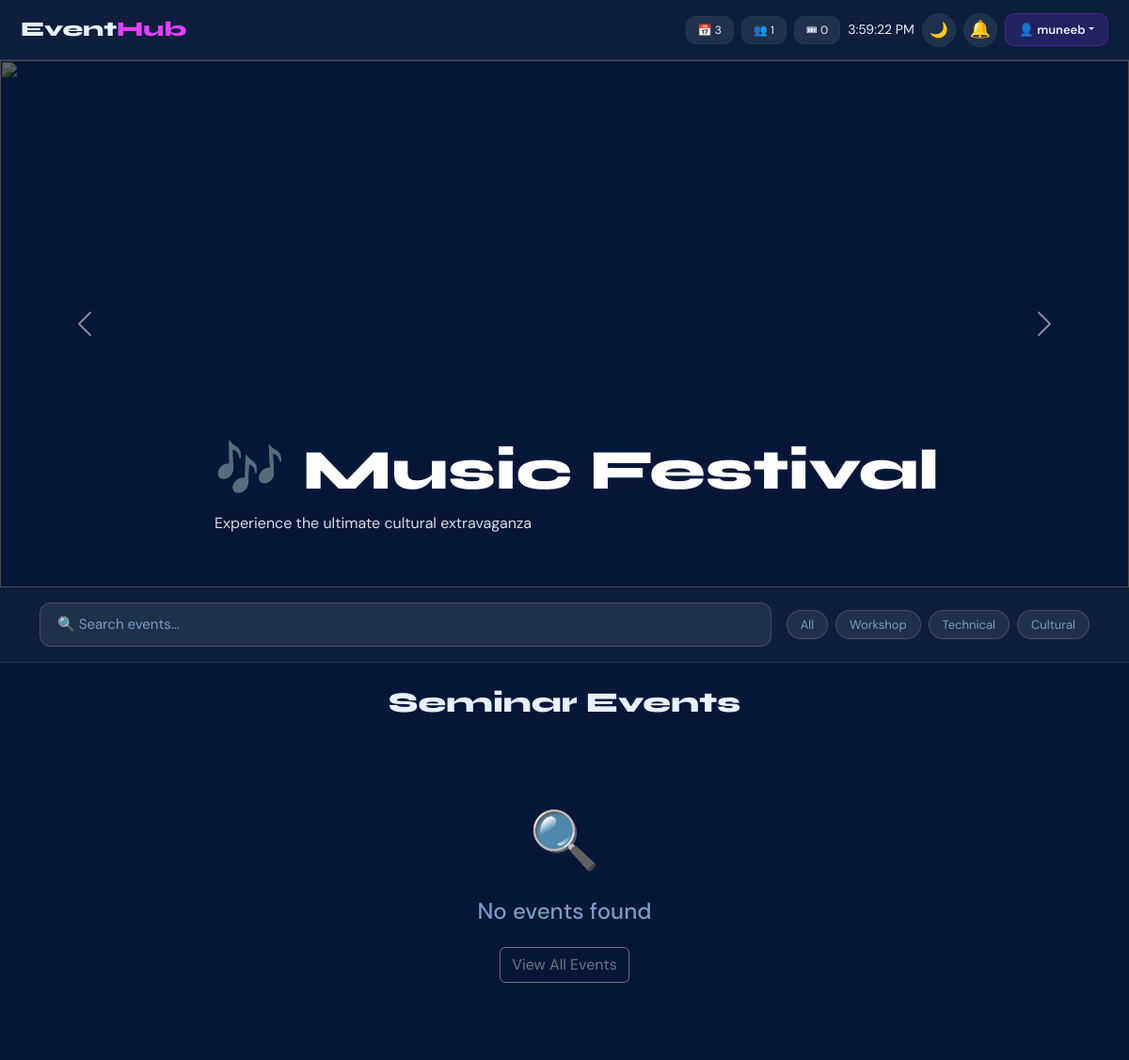
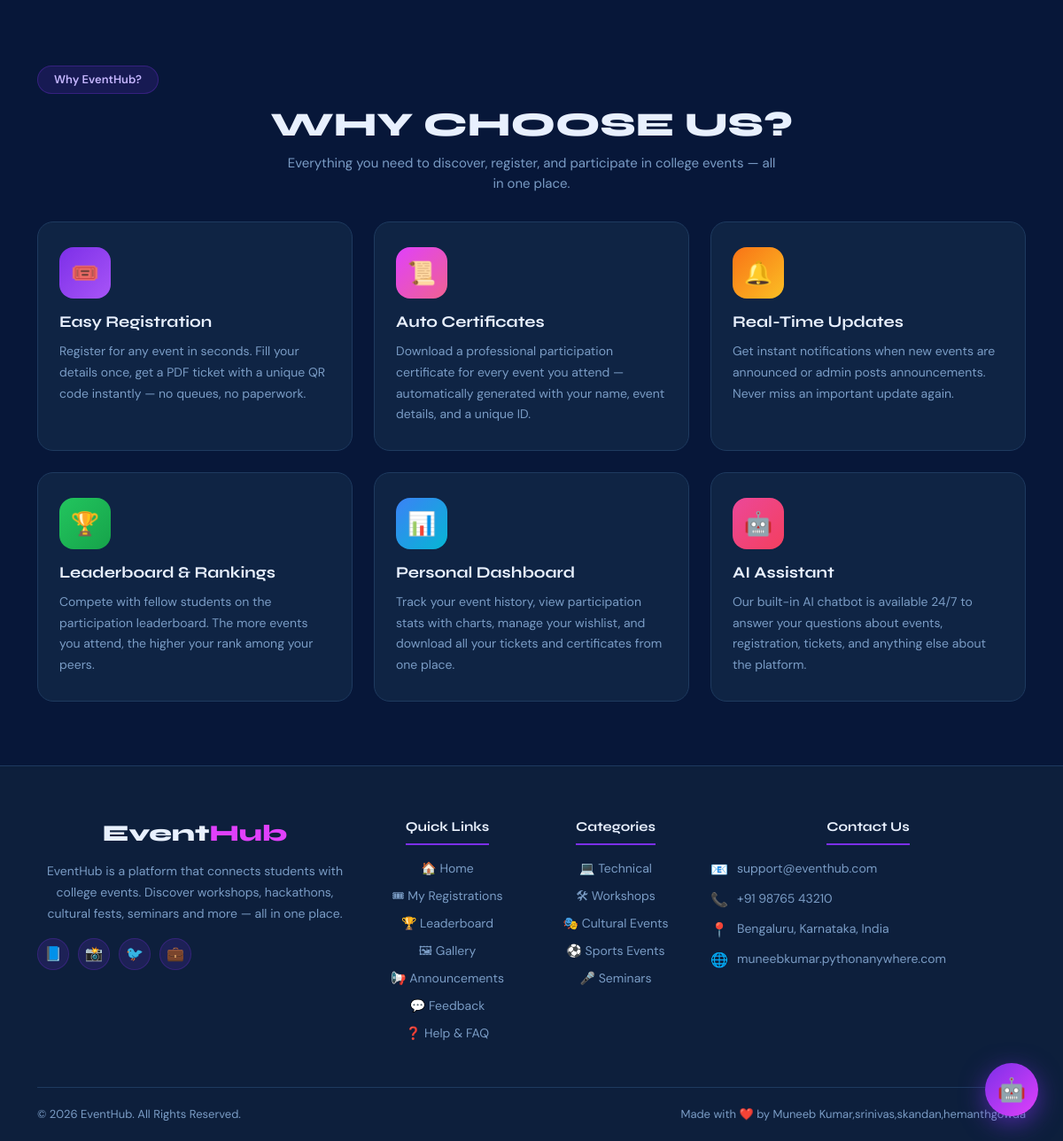
Screenshot of /?category=Seminar (signed in) with the database file from the repository (2 pictures, top to bottom).
### tables this page shows
CREATE TABLE events(
        id INTEGER PRIMARY KEY AUTOINCREMENT,
        title TEXT, date TEXT, time TEXT, location TEXT,
        image TEXT, category TEXT,
        description TEXT DEFAULT '',
        seats INTEGER DEFAULT 100,
        fee INTEGER DEFAULT 0);

### app.py (the view)
@app.route("/")
@login_required
def home():
    category = request.args.get("category","")
    search   = request.args.get("search","")
    conn = get_connection(); cur = conn.cursor()
    query = "SELECT * FROM events WHERE 1=1"
    params = []
    if category:
        query += " AND category=?"; params.append(category)
    if search:
        query += " AND (title LIKE ? OR location LIKE ?)"; params += [f"%{search}%", f"%{search}%"]
    cur.execute(query, params)
    events = cur.fetchall()
    cur.execute("SELECT COUNT(*) FROM events");       total_events = cur.fetchone()[0]
    cur.execute("SELECT COUNT(*) FROM users");        total_users  = cur.fetchone()[0]
    cur.execute("SELECT COUNT(*) FROM registrations"); total_regs  = cur.fetchone()[0]
    cur.execute("SELECT DISTINCT category FROM events")
    categories = [r[0] for r in cur.fetchall() if r[0]]
    conn.close()
    return render_template("index.html", events=events, total_events=total_events,
        total_users=total_users, total_registrations=total_regs,
        categories=categories, selected_category=category, search=search)

### app.py (called while the page is built)
def login_required(f):
    from functools import wraps
    @wraps(f)
    def decorated(*a, **kw):
        if "user" not in session:
            return redirect(url_for("login"))
        return f(*a, **kw)
    return decorated

### database.py (called while the page is built)
def get_connection():
    conn = sqlite3.connect(DB_PATH)
    conn.row_factory = sqlite3.Row
    return conn

### templates/index.html (shortened to what this page needs)
<!DOCTYPE html>
<html lang="en">
<head>
<link href="https://cdn.jsdelivr.net/npm/bootstrap@5.3.3/dist/css/bootstrap.min.css" rel="stylesheet">
</head>
<body>
<nav class="navbar navbar-expand-lg">
  <a class="navbar-brand">Event<span>Hub</span></a>
  <div class="d-flex align-items-center gap-2 flex-wrap ms-auto">
    <span class="stat-badge d-none d-md-inline">📅 {{ total_events }}</span>
    <span class="stat-badge d-none d-md-inline">👥 {{ total_users }}</span>
    <span class="stat-badge d-none d-md-inline">🎟 {{ total_registrations }}</span>
    <span id="clock" class="d-none d-lg-inline"></span>
    <button onclick="toggleMode()" class="theme-btn" id="themeBtn">🌙</button>
    <a href="/notifications" class="notif-bell" id="notifBell">🔔<span class="notif-badge" id="notifCount">0</span></a>
    <div class="dropdown">
      <button class="user-btn dropdown-toggle" data-bs-toggle="dropdown">👤 {{ session.get('user','') }}</button>
    </div>
  </div>
</nav>
<div id="heroSlider" class="carousel slide" data-bs-ride="carousel">
  <div class="carousel-inner">
    <div class="carousel-item active">
      <img src="https://images.unsplash.com/photo-1501386761578-eac5c94b800a?w=1400&auto=format&fit=crop" class="d-block w-100 slider-image">
      <div class="carousel-caption text-start ps-5"><h1>🎶 Music Festival</h1><p>Experience the ultimate cultural extravaganza</p></div>
    </div>
  </div>
  <button class="carousel-control-prev" type="button" data-bs-target="#heroSlider" data-bs-slide="prev"><span class="carousel-control-prev-icon"></span></button>
  <button class="carousel-control-next" type="button" data-bs-target="#heroSlider" data-bs-slide="next"><span class="carousel-control-next-icon"></span></button>
</div>
<div class="search-bar">
  <div class="container">
    <div class="d-flex gap-3 flex-wrap align-items-center">
      <div class="search-wrap flex-grow-1">
        <input type="text" id="liveSearch" class="search-input"
               placeholder="🔍 Search events..." value="{{ search or '' }}"
               oninput="liveSearchFn(this.value)" autocomplete="off">
      </div>
      <div class="d-flex gap-2 flex-wrap">
        <a href="/" class="filter-btn {% if not selected_category %}active{% endif %}">All</a>
        {% for cat in categories %}
        <a href="/?category={{ cat }}" class="filter-btn {% if selected_category==cat %}active{% endif %}">{{ cat }}</a>
        {% endfor %}
      </div>
    </div>
  </div>
</div>
<div class="container py-4">
  <h2 class="section-title text-center mb-4">
    {% if selected_category %}{{ selected_category }} Events
    {% elif search %}Results for "{{ search }}"
    {% else %}Upcoming Events{% endif %}
  </h2>
  {% if events %}
  <div class="row g-4" id="eventsGrid">
    {% for event in events %}
    <div class="col-lg-4 col-md-6 event-card">
      <div class="card shadow">
        <div style="position:relative;">
          <img src="{{ event_image_url(event) }}" class="event-image card-img-top"
               onerror="this.src='https://images.unsplash.com/photo-1492684223066-81342ee5ff30?w=800&auto=format&fit=crop'">
          <button class="heart-btn" id="heart{{ event.id }}"
                  onclick="toggleWish({{ event.id }}, this)"
                  style="position:absolute;top:12px;right:12px;background:rgba(0,0,0,.5);border-radius:50%;width:36px;height:36px;border:none;color:white;font-size:18px;cursor:pointer;display:flex;align-items:center;justify-content:center;">🤍</button>
        </div>
        <div class="card-body d-flex flex-column">
          <div class="d-flex justify-content-between align-items-start mb-2">
            <h5 class="mb-0">{{ event['title'] }}</h5>
            <span class="badge-cat">{{ event['category'] }}</span>
          </div>
          <p>📅 {{ event['date'] }}</p>
          <p>🕒 {{ event['time'] }}</p>
          <p>📍 {{ event['location'] }}</p>
          {% if event['fee'] and event['fee']|int > 0 %}
          <p style="color:var(--text);font-size:13px;">💰 ₹{{ event['fee'] }}</p>
          {% else %}
          <p class="free-tag">✅ Free Entry</p>
          {% endif %}
          <div class="countdown" data-date="{{ event['date'] }}"></div>
          <div class="mt-auto d-flex flex-column gap-2">
            <a href="/register_event/{{ event['id'] }}" class="btn-reg">🎟 Register Now</a>
            <a href="/event/{{ event['id'] }}" class="btn-view">📋 View Details</a>
            <a href="https://wa.me/?text=🎉 Join {{ event['title'] }} on {{ event['date'] }} at {{ event['location'] }}!" target="_blank" class="btn-share">📤 Share on WhatsApp</a>
          </div>
        </div>
      </div>
    </div>
    {% endfor %}
  </div>
  {% else %}
  <div class="no-events">
    <div style="font-size:60px;">🔍</div>
    <h4 style="margin-top:16px;">No events found</h4>
    <a href="/" class="btn btn-outline-secondary mt-3">View All Events</a>
  </div>
  {% endif %}
</div>
<section class="why-section">
  <div class="container">
    <div class="why-badge">Why EventHub?</div>
    <h2 class="why-title">WHY CHOOSE US?</h2>
    <p class="why-sub">Everything you need to discover, register, and participate in college events — all in one place.</p>
    <div class="row g-4 mt-2">
      <div class="col-lg-4 col-md-6">
        <div class="why-card">
          <div class="why-icon" style="background:linear-gradient(135deg,#7c2fe8,#a855f7);">🎟️</div>
          <h5 class="why-card-title">Easy Registration</h5>
          <p class="why-card-text">Register for any event in seconds. Fill your details once, get a PDF ticket with a unique QR code instantly — no queues, no paperwork.</p>
        </div>
      </div>
      <div class="col-lg-4 col-md-6">
        <div class="why-card">
          <div class="why-icon" style="background:linear-gradient(135deg,#e040fb,#f06292);">📜</div>
          <h5 class="why-card-title">Auto Certificates</h5>
          <p class="why-card-text">Download a professional participation certificate for every event you attend — automatically generated with your name, event details, and a unique ID.</p>
        </div>
      </div>
      <div class="col-lg-4 col-md-6">
        <div class="why-card">
          <div class="why-icon" style="background:linear-gradient(135deg,#f97316,#fbbf24);">🔔</div>
          <h5 class="why-card-title">Real-Time Updates</h5>
          <p class="why-card-text">Get instant notifications when new events are announced or admin posts announcements. Never miss an important update again.</p>
        </div>
      </div>
      <div class="col-lg-4 col-md-6">
        <div class="why-card">
          <div class="why-icon" style="background:linear-gradient(135deg,#22c55e,#16a34a);">🏆</div>
          <h5 class="why-card-title">Leaderboard & Rankings</h5>
          <p class="why-card-text">Compete with fellow students on the participation leaderboard. The more events you attend, the higher your rank among your peers.</p>
        </div>
      </div>
      <div class="col-lg-4 col-md-6">
        <div class="why-card">
          <div class="why-icon" style="background:linear-gradient(135deg,#3b82f6,#06b6d4);">📊</div>
          <h5 class="why-card-title">Personal Dashboard</h5>
          <p class="why-card-text">Track your event history, view participation stats with charts, manage your wishlist, and download all your tickets and certificates from one place.</p>
        </div>
      </div>
      <div class="col-lg-4 col-md-6">
        <div class="why-card">
          <div class="why-icon" style="background:linear-gradient(135deg,#ec4899,#f43f5e);">🤖</div>
          <h5 class="why-card-title">AI Assistant</h5>
          <p class="why-card-text">Our built-in AI chatbot is available 24/7 to answer your questions about events, registration, tickets, and anything else about the platform.</p>
        </div>
      </div>
    </div>
  </div>
</section>
<footer class="main-footer">
  <div class="container">
    <div class="row g-4">
      <div class="col-lg-4 col-md-6">
        <div class="footer-brand">Event<span>Hub</span></div>
        <p class="footer-about">EventHub is a platform that connects students with college events. Discover workshops, hackathons, cultural fests, seminars and more — all in one place.</p>
        <div class="footer-socials">
          <a href="#" class="social-btn">📘</a>
          <a href="#" class="social-btn">📸</a>
          <a href="#" class="social-btn">🐦</a>
          <a href="#" class="social-btn">💼</a>
        </div>
      </div>
      <div class="col-lg-2 col-md-6 col-6">
        <div class="footer-heading">Quick Links</div>
        <ul class="footer-links">
          <li><a href="/">🏠 Home</a></li>
          <li><a href="/my_registrations">🎟 My Registrations</a></li>
          <li><a href="/leaderboard">🏆 Leaderboard</a></li>
          <li><a href="/gallery">🖼 Gallery</a></li>
          <li><a href="/announcements">📢 Announcements</a></li>
          <li><a href="/feedback">💬 Feedback</a></li>
          <li><a href="/help">❓ Help & FAQ</a></li>
        </ul>
      </div>
      <div class="col-lg-2 col-md-6 col-6">
        <div class="footer-heading">Categories</div>
        <ul class="footer-links">
          <li><a href="/?category=Technical">💻 Technical</a></li>
          <li><a href="/?category=Workshop">🛠 Workshops</a></li>
          <li><a href="/?category=Cultural">🎭 Cultural Events</a></li>
          <li><a href="/?category=Sports">⚽ Sports Events</a></li>
          <li><a href="/?category=Seminar">🎤 Seminars</a></li>
        </ul>
      </div>
      <div class="col-lg-4 col-md-6">
        <div class="footer-heading">Contact Us</div>
        <ul class="footer-contact">
          <li><span>📧</span> support@eventhub.com</li>
          <li><span>📞</span> +91 98765 43210</li>
          <li><span>📍</span> Bengaluru, Karnataka, India</li>
          <li><span>🌐</span> muneebkumar.pythonanywhere.com</li>
        </ul>
      </div>
    </div>
    <div class="footer-bottom">
      <span>© 2026 EventHub. All Rights Reserved.</span>
      <span>Made with ❤️ by Muneeb Kumar,srinivas,skandan,hemanthgowda</span>
    </div>
  </div>
</footer>
{% include 'chatbot.html' %}
</body>
</html>

### rows the page displays
events: category "Workshop"
events: category "Technical"
events: category "Cultural"

### other values shown
{{ total_events }} "3"
{{ total_users }} "1"
{{ total_registrations }} "0"
{{ session.get('user','') }} "muneeb"
{{ selected_category }} "Seminar"
